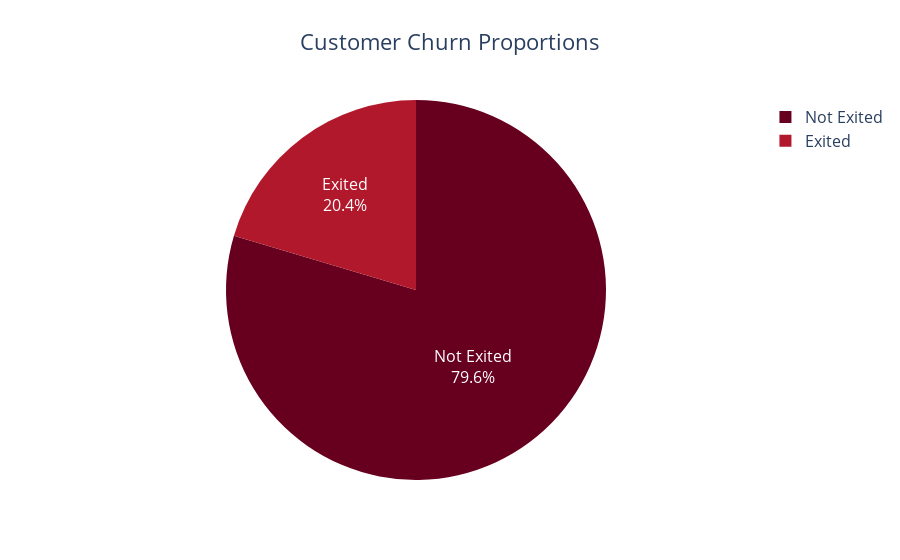

Here is the notebook cell this chart was saved with:
### Markdown cell above
## 2. Univariate Analysis

Now that we have a high-level overview of our data structure, we'll begin our Univariate Analysis. This means looking at each feature one-by-one to understand its distribution.

### 2.1. Target Variable (`Exited`)

This is the most critical column in the dataset. Before any other analysis, we **must** understand its distribution. Is our dataset balanced (e.g., 50% churn, 50% stay) or imbalanced (e.g., 80% stay, 20% churn)?

The answer to this question fundamentally impacts our entire modeling strategy, especially our choice of evaluation metrics. If the data is imbalanced, accuracy becomes a misleading metric, and we'll need to rely on metrics like **AUC-ROC** or **F1-Score**.

The following code will calculate the counts for each class (0 = Stayed, 1 = Exited) and display the proportions in an interactive pie chart.

### Code cell
# 2.1. Target Variable (Exited)
churn_counts = df_clean['Exited'].value_counts()
fig = px.pie(churn_counts, 
             values=churn_counts.values, 
             names=['Not Exited', 'Exited'], 
             title='Customer Churn Proportions', 
             color_discrete_sequence=px.colors.sequential.RdBu)

fig.update_traces(textposition='inside', textinfo='percent+label', hoverinfo='label+percent+value')
fig.update_layout(title_x=0.5, font=dict(size=16))
fig.show()

### Figure 1 — Plotly figure (JSON) as saved in the notebook; plotly's stock layout.template omitted (floating-point values rounded to 4 significant figures)
{"data": [{"domain": {"x": [0, 1], "y": [0, 1]}, "hoverinfo": "label+percent+value", "hovertemplate": "label=%{label}<br>value=%{value}<extra></extra>", "labels": ["Not Exited", "Exited"], "legendgroup": "", "name": "", "showlegend": true, "textinfo": "percent+label", "textposition": "inside", "type": "pie", "values": [7961, 2038]}], "layout": {"font": {"size": 16}, "legend": {"tracegroupgap": 0}, "piecolorway": ["rgb(103,0,31)", "rgb(178,24,43)", "rgb(214,96,77)", "rgb(244,165,130)", "rgb(253,219,199)", "rgb(247,247,247)", "rgb(209,229,240)", "rgb(146,197,222)", "rgb(67,147,195)", "rgb(33,102,172)", "rgb(5,48,97)"], "title": {"text": "Customer Churn Proportions", "x": 0.5}}}
